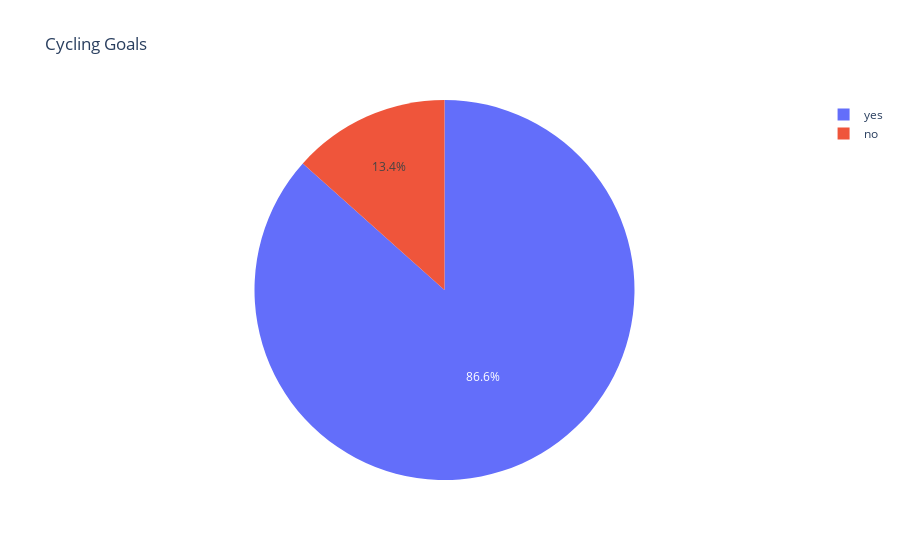

This figure's notebook cell:
### Code cell
fig = px.pie(workout, values='Calor', names='GoalReached', title = 'Cycling Goals')
fig.show()

### Figure 1 — Plotly figure (JSON) as saved in the notebook; plotly's stock layout.template omitted (floating-point values rounded to 4 significant figures)
{"data": [{"domain": {"x": [0, 1], "y": [0, 1]}, "hovertemplate": "GoalReached=%{label}<br>Calor=%{value}<extra></extra>", "labels": ["yes", "no", "yes", "yes", "yes", "yes", "no", "yes", "no", "yes", "yes", "no", "yes", "yes", "yes", "yes", "yes", "no", "yes", "yes", "yes", "yes", "yes", "yes", "yes", "yes", "yes", "yes", "yes", "yes", "yes"], "legendgroup": "", "name": "", "showlegend": true, "type": "pie", "values": [271, 156, 283, 411, 285, 495, 426, 278, 92, 117, 339, 122, 292, 223, 141, 259, 145, 102, 168, 321, 142, 189, 139, 148, 176, 144, 189, 136, 174, 195, 146]}], "layout": {"legend": {"tracegroupgap": 0}, "title": {"text": "Cycling Goals"}}}
